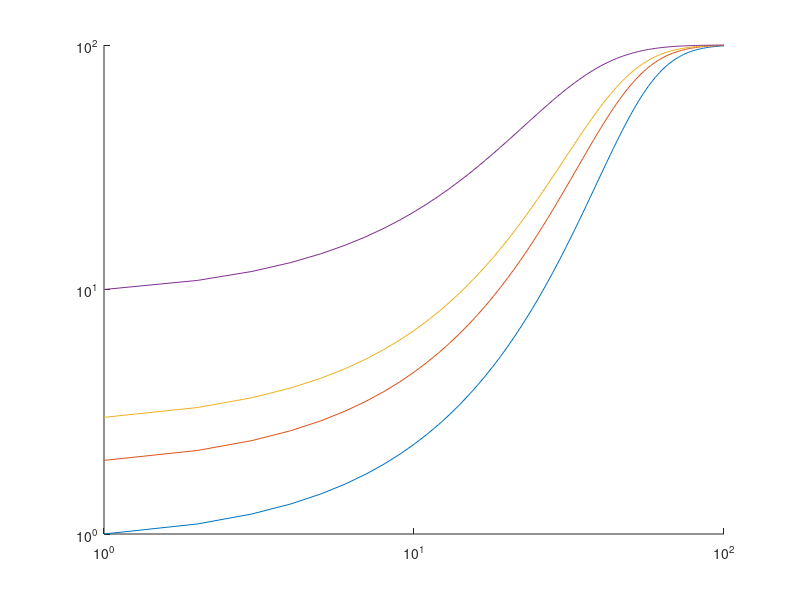

This figure's MATLAB source:
t=100;
K=10^3;
b=1;
r=0.1;
N=zeros(1,t);
N_0=[1,2,3,10];
for j=1:size(N_0,2)
    N(1)=N_0(j);
    for i=2:t
        N(i)=((r+1)*N(i-1))/(1+(N(i-1)/K)^b);
    end
    hold on
    loglog(1:t,N(1,:))
end
hold off